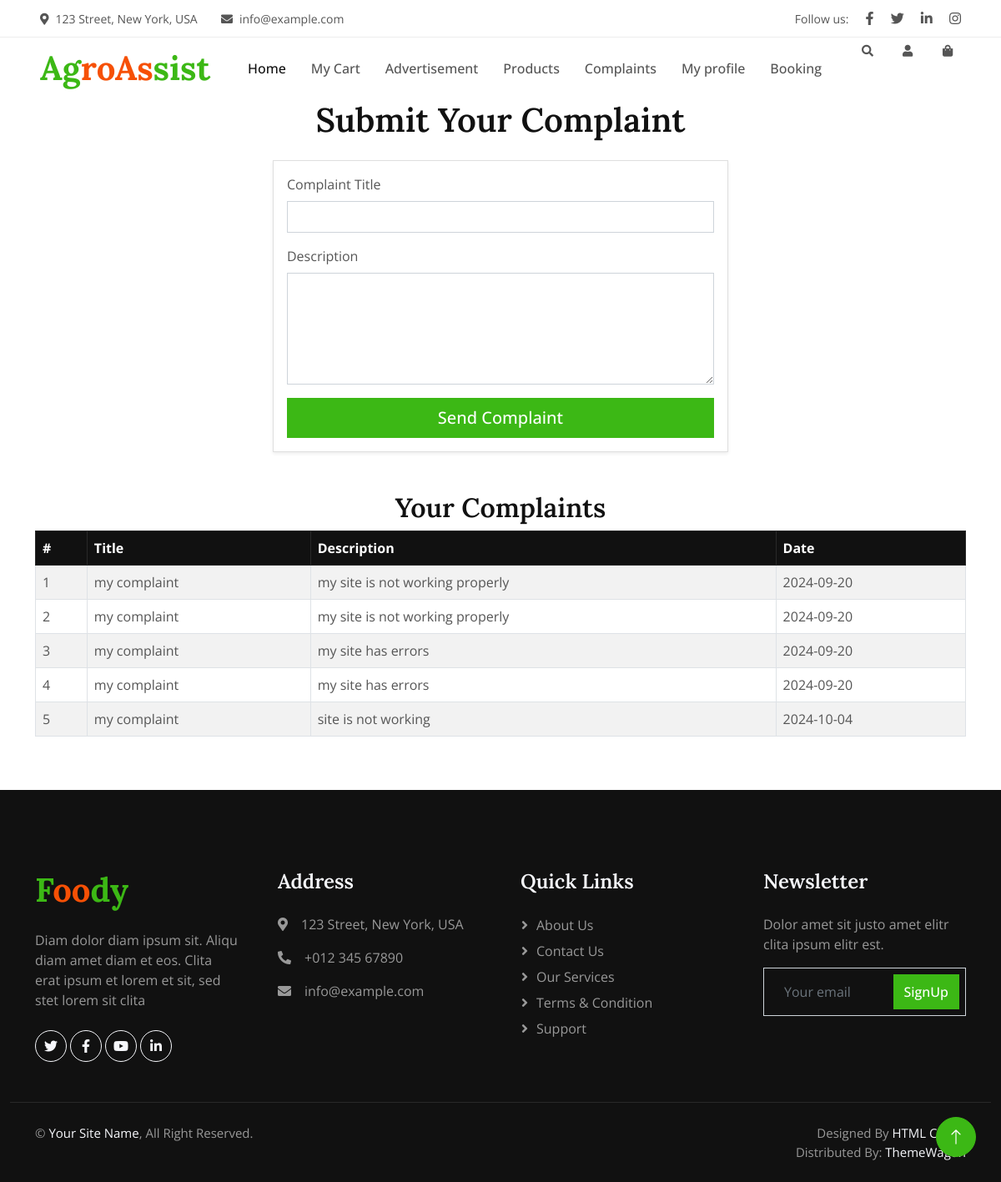
The page /Project/Supplier/MyComplaints.php on the database its author committed.
### tables this page shows
CREATE TABLE `tbl_complaint` (
  `complaint_id` int(11) NOT NULL,
  `complaint_title` varchar(60) NOT NULL,
  `complaint_content` varchar(250) NOT NULL,
  `complaint_date` varchar(60) NOT NULL,
  `complaint_reply` varchar(250) NOT NULL,
  `complaint_status` int(11) NOT NULL DEFAULT 0,
  `product_id` int(11) NOT NULL,
  `supplier_id` int(11) NOT NULL,
  `farmer_id` int(11) NOT NULL
);

### Project/Supplier/MyComplaints.php (the view, shortened to what this page needs)
<?php
include("Head.php");
include("../Assets/Connection/Connection.php");
?>
<!DOCTYPE html>
<html lang="en">
<head>
</head>
<body>
<div class="container my-5">
    <h1 class="text-center mb-4">Submit Your Complaint</h1>
    <div class="row justify-content-center">
        <div class="col-md-6">
            <div class="card shadow-sm">
                <div class="card-body">
                    <form method="post">
                        <div class="mb-3">
                            <label for="txt_title" class="form-label">Complaint Title</label>
                            <input type="text" class="form-control" id="txt_title" name="txt_title" required>
                        </div>
                        <div class="mb-3">
                            <label for="txt_description" class="form-label">Description</label>
                            <textarea class="form-control" id="txt_description" name="txt_description" rows="5" required></textarea>
                        </div>
                        <div class="d-grid">
                            <button type="submit" class="btn btn-primary btn-lg" name="btn_send">Send Complaint</button>
                        </div>
                    </form>
                </div>
            </div>
        </div>
    </div>
    <h2 class="text-center mt-5">Your Complaints</h2>
    <div class="table-responsive">
        <table class="table table-striped table-bordered">
            <thead class="table-dark">
                <tr>
                    <th>#</th>
                    <th>Title</th>
                    <th>Description</th>
                    <th>Date</th>
                </tr>
            </thead>
            <tbody>
            <?php
            $i = 0;
            $selQry = "SELECT * FROM tbl_complaint WHERE supplier_id='" . $_SESSION['sid'] . "'";
            $result = $Con->query($selQry);
            while ($data = $result->fetch_assoc()) {
                $i++;
                ?>
                <tr>
                    <td><?php echo $i; ?></td>
                    <td><?php echo $data['complaint_title']; ?></td>
                    <td><?php echo $data['complaint_content']; ?></td>
                    <td><?php echo $data['complaint_date']; ?></td>
                </tr>
                <?php
            }
            ?>
            </tbody>
        </table>
    </div>
</div>
</body>
<?php
include("Foot.php");
?>
</html>

### Project/Assets/Templates/User/Main/css/style.css (style rules this page uses)
:root { --primary: #3CB815; --secondary: #F65005; --light: #F7F8FC; --dark: #111111; }
.btn { font-weight: 500; transition: .5s; }
.btn.btn-primary, .btn.btn-secondary, .btn.btn-outline-primary:hover, .btn.btn-outline-secondary:hover { color: #FFFFFF; }

### rows shown on the page
tbl_complaint: complaint_title "my complaint", complaint_content "my site is not working properly", complaint_date "2024-09-20"
tbl_complaint: complaint_title "my complaint", complaint_content "my site is not working properly", complaint_date "2024-09-20"
tbl_complaint: complaint_title "my complaint", complaint_content "my site has errors", complaint_date "2024-09-20"
tbl_complaint: complaint_title "my complaint", complaint_content "my site has errors", complaint_date "2024-09-20"
tbl_complaint: complaint_title "my complaint", complaint_content "site is not working", complaint_date "2024-10-04"
